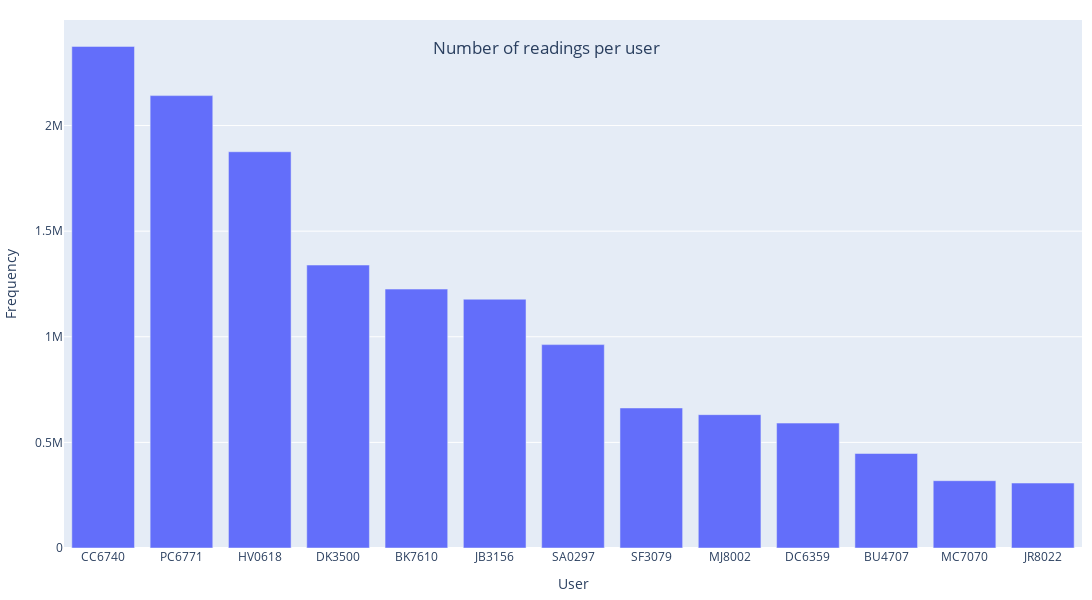

Write notebook code for a chart like this one.
### Code cell
readings = acc_df.pid.value_counts()

fig = px.bar(readings, x = readings.index, y = readings.values, height=600, width=1200)
fig.update_layout(xaxis_title = "User", yaxis_title= "Frequency", title={
        'text': "Number of readings per user",
        'y':0.93,
        'x':0.5,
        'xanchor': 'center',
        'yanchor': 'top'},
	    margin=dict(l=10, r=10, t=20, b=20),
)
fig.show()

### Figure 1 — Plotly figure (JSON) as saved in the notebook; plotly's stock layout.template omitted (floating-point values rounded to 4 significant figures)
{"data": [{"alignmentgroup": "True", "hovertemplate": "index=%{x}<br>y=%{y}<extra></extra>", "legendgroup": "", "marker": {"color": "#636efa"}, "name": "", "offsetgroup": "", "orientation": "v", "showlegend": false, "textposition": "auto", "type": "bar", "x": ["CC6740", "PC6771", "HV0618", "DK3500", "BK7610", "JB3156", "SA0297", "SF3079", "MJ8002", "DC6359", "BU4707", "MC7070", "JR8022"], "xaxis": "x", "y": [2374695, 2141701, 1876013, 1339622, 1225727, 1177749, 962901, 662949, 631303, 591358, 447423, 318600, 307526], "yaxis": "y"}], "layout": {"barmode": "relative", "height": 600, "legend": {"tracegroupgap": 0}, "margin": {"b": 20, "l": 10, "r": 10, "t": 20}, "title": {"text": "Number of readings per user", "x": 0.5, "xanchor": "center", "y": 0.93, "yanchor": "top"}, "width": 1200, "xaxis": {"anchor": "y", "domain": [0, 1], "title": {"text": "User"}}, "yaxis": {"anchor": "x", "domain": [0, 1], "title": {"text": "Frequency"}}}}
